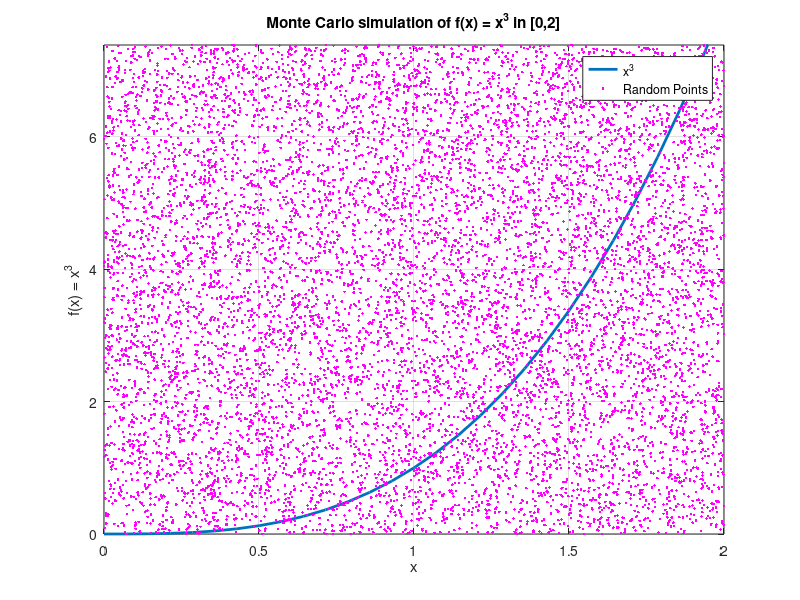

The MATLAB script that drew this image: (Note: this script raises an error after producing the figure.)
%******************************************************
%      Monte Carlo Code for Numerical Integration
%      Three Numerical Examples will be Analysed here
%      1. Exponent Function e.g.    exp^x
%      2. Power Function e.g.       2^x
%      3. Polynomial Function e.g.  x^3
%******************************************************

clc;
clear;
close all;

%------------------------
%-                      -
%-    f(x) = x^3      -
%-                      -
%------------------------

f = @(x) x^3;
xint = [0,2];
yint = [0,exp(2)];
fplot(f,xint,'LineWidth',2)
xlabel('x')
ylabel('f(x) = x^3')
title('Monte Carlo simulation of f(x) = x^3 in [0,2]')
grid on
hold on
ylim(yint)
N = 10000;
rng(1051)
xvals = xint(2)*rand(N,1);
yvals = yint(2)*rand(N,1);
plot(xvals,yvals,'m.')
legend('x^3','Random Points')

yfunc = xvals.^3;
M = 0;
for i=1:length(yvals)
    if yvals(i) <= yfunc(i)
        M = M+1;
    end
end
apprx_integral = (M/N)*(xint(2)-xint(1))*(yint(2)-yint(1));
syms x
act_integral = eval(int(x^3,0,2));
error = abs(apprx_integral-act_integral);
fprintf('Actual and Approximated Integrals for x^3 in [0, 2]\n')
fprintf('\tActual Integral = %.4f\n', act_integral)
fprintf('\tApproximated Integral using MonteCarlo Method = %.4f\n',...
    apprx_integral)
fprintf('\tAbsolute Error = %.4f\n', error)
